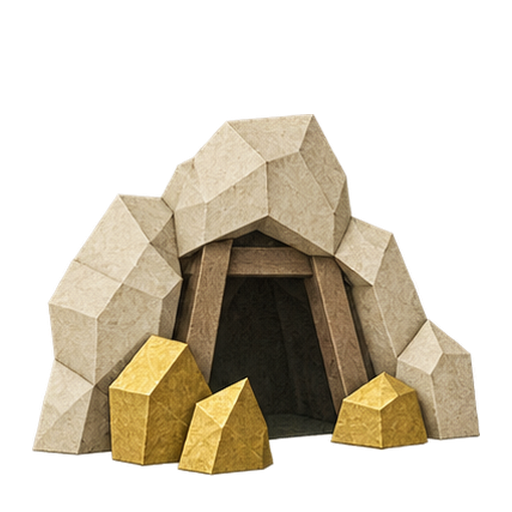
#> input picture assets/paper-warfront/buildings/reference/resource-common-mine.png, 512 x 512 px
$ python -i paper_alpha.py   (imports and definitions only)
#> lines starting #> are read from the running program, lines starting #| are printed output that depends on the picture; after the words box and inside, x2 and y2 are one past the last pixel; in counts of white or black regions, pixels touching at a corner belong together
#> further down, picture is the input picture: PIL image 512x512 RGBA; mean R, G, B, A 66.1, 57.9, 42.6, 103.1
"""Remove gateway matte fringe at the alpha boundary, retaining interior paint."""
import numpy as np
from scipy import ndimage
from PIL import Image
def defringe(image):
    a=np.array(image.convert('RGBA'));mask=a[:,:,3]>48
#> after `mask = a[:, :, 3] > 48`:
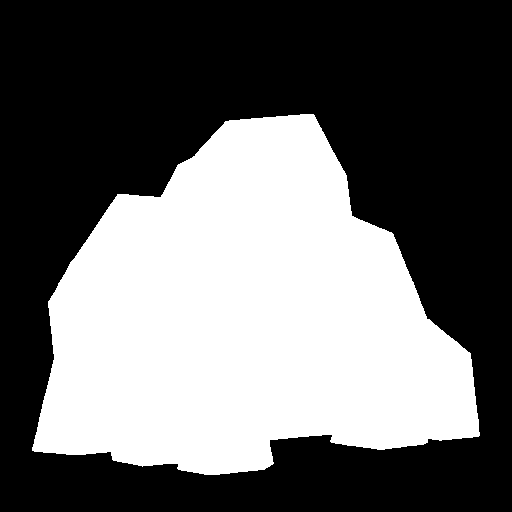
#> mask: shape (512, 512) bool; 41.1% white; 1 white region, box (x1, y1, x2, y2) and area: (32, 114, 480, 475) 107748
    inner=ndimage.binary_erosion(mask,iterations=2)
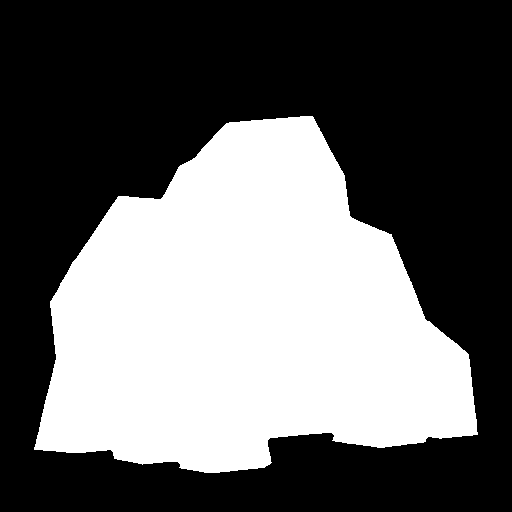
#> inner: shape (512, 512) bool; 40.1% white; 1 white region, box (x1, y1, x2, y2) and area: (34, 116, 478, 473) 105115
    if not inner.any():return image
    red=(a[:,:,0]>130)&(a[:,:,0].astype(float)>a[:,:,1]*1.7)&(a[:,:,0].astype(float)>a[:,:,2]*1.7)
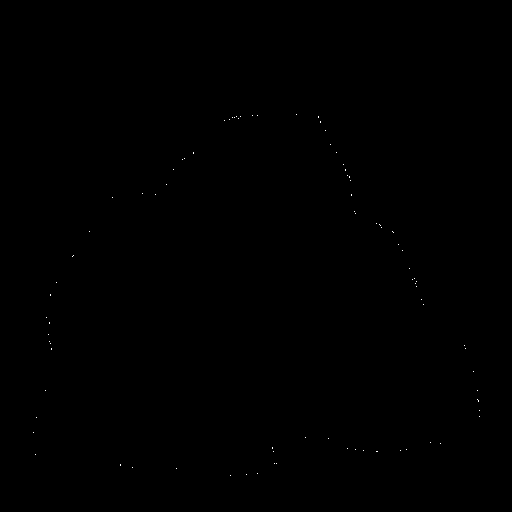
#> red: shape (512, 512) bool; 0.04% white in thin lines or dots, all inside (x1, y1, x2, y2) = (33, 114, 480, 476)
    bad=mask&~inner&red
#> bad: shape (512, 512) bool; every value is 0
    if bad.any():
        _,indices=ndimage.distance_transform_edt(~inner,return_indices=True)
        colors=a[indices[0],indices[1],:3]
        a[bad,:3]=colors[bad]
    a[a[:,:,3]==0,:3]=0
    return Image.fromarray(a)

>>> from PIL import Image
>>> picture = Image.open('../../assets/paper-warfront/buildings/reference/resource-common-mine.png')
>>> result = defringe(picture)
